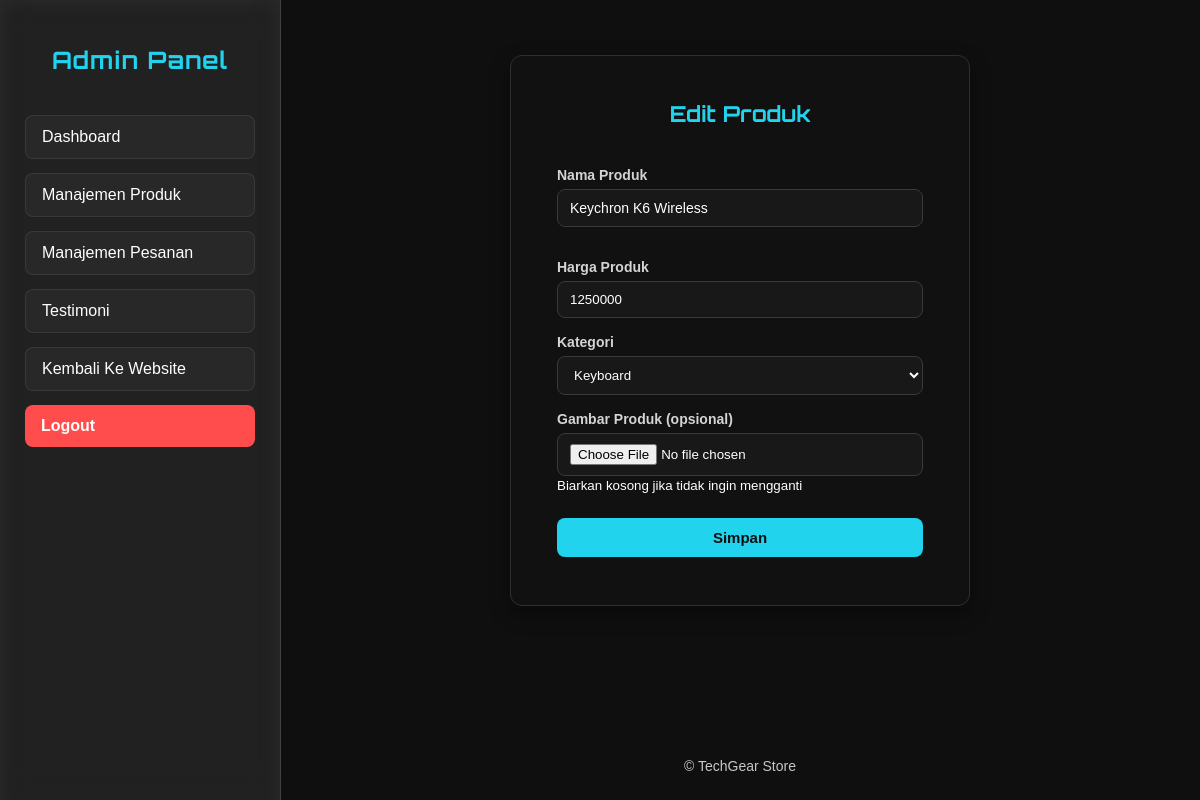
The app's page /pages/admin/editProduct.php?id=2 (signed in) with its own data.
### tables this page shows
CREATE TABLE `products` (
  `id` int(11) NOT NULL,
  `category_id` int(11) NOT NULL,
  `name` varchar(255) NOT NULL,
  `price` int(11) NOT NULL,
  `image` varchar(255) NOT NULL
);

CREATE TABLE `categories` (
  `id` int(11) NOT NULL,
  `name` varchar(100) NOT NULL
);

### pages/admin/editProduct.php (the view, shortened to what this page needs)
<?php
include '../../config/koneksi.php';
$kategori = mysqli_query($conn, "SELECT * FROM categories");
$id = $_GET['id'];
$query = mysqli_query($conn, "SELECT * FROM products WHERE id='$id'");
$produk = mysqli_fetch_assoc($query);
?>
<?php include 'metaAdmin.php'; ?>
<body>
    <?php include 'sidebar.php'; ?>
    <div class="main-content">
        <div class="content-wrapper">
            <section class="cards-form">
                <div class=" form-container">
                    <h2>Edit Produk</h2>
                    <form action="../../controllers/updateProduct.php"
                        method="POST"
                        enctype="multipart/form-data"
                        class="product-form">
                        <div class="form-group">
                            <label>Nama Produk</label>
                            <input type="text" name="name" value="<?= $produk['name'] ?>" required>
                        </div>
                        <div class="form-group">
                            <label>Harga Produk</label>
                            <input type="number" name="price" value="<?= $produk['price'] ?>" required>
                        </div>
                        <div class="form-group">
                            <label>Kategori</label>
                            <select name="category_id" required>
                                <?php while ($row = mysqli_fetch_assoc($kategori)) { ?>
                                    <option value="<?= $row['id']; ?>"
                                        <?= ($row['id'] == $produk['category_id']) ? 'selected' : ''; ?>>
                                        <?= $row['name']; ?>
                                    </option>
                                <?php } ?>
                            </select>
                        </div>
                        <div class="form-group">
                            <label>Gambar Produk (opsional)</label>
                            <input type="file" name="image" accept="image/*">
                            <small>Biarkan kosong jika tidak ingin mengganti</small>
                        </div>
                        <button type="submit" name="simpan" class="btn-submit">Simpan</button>
                    </form>
                </div>
            </section>
        </div>
        <?php include 'footerAdmin.php'; ?>

### assets/css/adminStyles/login.css (style rules this page uses)
form { width: 320px; padding: 22px; }
label { font-weight: bold; display: block; margin-bottom: 6px; color: #cfcfcf; }
input[type="text"], input[type="password"] { width: 100%; padding: 10px; margin-bottom: 16px; border: 1px solid #3a3a3a; backdrop-filter: blur(12px); background: rgba(0, 0, 0, 0.7); color: #fff; border-radius: 6px; box-sizing: border-box; font-size: 14px; transition: border 0.2s; }

### assets/css/adminStyles/global.css (style rules this page uses)
:root { --color-primary: #22d3ee; --color-primary-hover: #a1e9f4; --color-secondary: #1a1a1a; --color-tertiary: #0f0f0f; --glass-bg: rgba(255, 255, 255, 0.08); --glass-border: rgba(255, 255, 255, 0.15); }
* { scroll-behavior: smooth; }
h1,h2,h3 { font-family: 'Orbitron', sans-serif; }
body { margin: 0; font-family: Arial, sans-serif; background-color: var(--color-tertiary); color: var(--color-text); }
.main-content { margin-left: 280px; color: white; transition: 0.3s ease; min-height: 100vh; display: flex; flex-direction: column; padding: 0; }
.content-wrapper { padding: 25px 25px 0 25px; flex: 1; }

### assets/css/adminStyles/tambahEditProduk.css (style rules this page uses)
.form-container { width: 100%; max-width: 460px; margin: 30px auto; padding: 26px 24px; background: #111; border: 1px solid #2f2f2f; border-radius: 12px; box-shadow: 0 8px 20px rgba(0, 0, 0, 0.4); box-sizing: border-box; }
.product-form { width: 100%; box-sizing: border-box; }
.product-form .form-group { width: 100%; box-sizing: border-box; margin-bottom: 16px; }
.product-form input, .product-form select { width: 100%; padding: 10px 12px; box-sizing: border-box; background: #181818; border: 1px solid #3a3a3a; border-radius: 8px; color: #fff; }
.form-container h2 { text-align: center; margin-bottom: 18px; font-size: 22px; font-weight: bold; color: var(--color-primary); }
.product-form label { display: block; margin-bottom: 6px; font-size: 14px; font-weight: 600; color: #d4d4d4; }
.btn-submit { width: 100%; margin-top: 8px; padding: 11px; font-size: 15px; font-weight: bold; background: var(--color-primary); color: var(--color-tertiary); border: none; border-radius: 8px; cursor: pointer; transition: background 0.2s ease, transform 0.1s ease; }

### records on screen
products: name "Keychron K6 Wireless", price "1250000", category_id "Keyboard"
